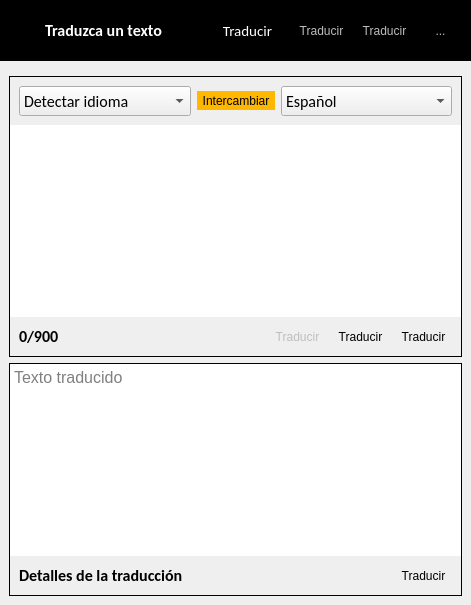
      <widget class="QWidget" name="tab_widgetPage2">
       <layout class="QGridLayout" name="gridLayout_47">
        <property name="leftMargin">
         <number>0</number>
        </property>
        <property name="topMargin">
         <number>0</number>
        </property>
        <property name="rightMargin">
         <number>0</number>
        </property>
        <property name="bottomMargin">
         <number>0</number>
        </property>
        <item row="0" column="0">
         <widget class="QWidget" name="translator_container" native="true">
          <layout class="QGridLayout" name="gridLayout_48">
           <property name="leftMargin">
            <number>0</number>
           </property>
           <property name="topMargin">
            <number>0</number>
           </property>
           <property name="rightMargin">
            <number>0</number>
           </property>
           <property name="bottomMargin">
            <number>0</number>
           </property>
           <item row="0" column="0">
            <widget class="QWidget" name="translator_toolbar" native="true">
             <property name="styleSheet">
              <string notr="true">QWidget #translator_toolbar{
background-color: black;
}</string>
             </property>
             <layout class="QGridLayout" name="gridLayout_46">
              <item row="0" column="1">
               <spacer name="horizontalSpacer_8">
                <property name="orientation">
                 <enum>Qt::Horizontal</enum>
                </property>
                <property name="sizeHint" stdset="0">
                 <size>
                  <width>40</width>
                  <height>20</height>
                 </size>
                </property>
               </spacer>
              </item>
              <item row="0" column="4">
               <widget class="QToolButton" name="search_result">
                <property name="enabled">
                 <bool>false</bool>
                </property>
                <property name="minimumSize">
                 <size>
                  <width>43</width>
                  <height>43</height>
                 </size>
                </property>
                <property name="styleSheet">
                 <string notr="true">QToolButton{
	background-color: transparent;
	border:none;
	border-radius:10px;
	padding:2px;
}

QToolButton:hover {	
	background-color: rgb(236, 146, 0);
}</string>
                </property>
                <property name="text">
                 <string>Traducir</string>
                </property>
                <property name="icon">
                 <iconset resource="qss_icons.qrc">
                  <normaloff>:/icons/icons/search.png</normaloff>:/icons/icons/search.png</iconset>
                </property>
                <property name="iconSize">
                 <size>
                  <width>35</width>
                  <height>35</height>
                 </size>
                </property>
                <property name="autoRaise">
                 <bool>true</bool>
                </property>
               </widget>
              </item>
              <item row="0" column="2">
               <widget class="QToolButton" name="send_request_translator">
                <property name="font">
                 <font>
                  <family>Calibri</family>
                  <pointsize>-1</pointsize>
                 </font>
                </property>
                <property name="styleSheet">
                 <string notr="true">QToolButton {
	font-family:Calibri;
	font-size:15px;
	color: rgb(255, 255, 255);
	border: none;
	border-radius: 8px;	
	background-color:transparent;
	padding-left: 10px;
	padding-right: 10px;
	padding-top: 5px;
	padding-bottom: 5px;
}
QToolButton:hover {	
	background-color: rgb(236, 146, 0);
}</string>
                </property>
                <property name="text">
                 <string>Traducir</string>
                </property>
                <property name="icon">
                 <iconset resource="qss_icons.qrc">
                  <normaloff>:/icons/icons/send.png</normaloff>:/icons/icons/send.png</iconset>
                </property>
                <property name="toolButtonStyle">
                 <enum>Qt::ToolButtonTextBesideIcon</enum>
                </property>
                <property name="autoRaise">
                 <bool>true</bool>
                </property>
                <property name="arrowType">
                 <enum>Qt::NoArrow</enum>
                </property>
               </widget>
              </item>
              <item row="0" column="3">
               <widget class="QToolButton" name="save_translation">
                <property name="enabled">
                 <bool>false</bool>
                </property>
                <property name="minimumSize">
                 <size>
                  <width>43</width>
                  <height>43</height>
                 </size>
                </property>
                <property name="styleSheet">
                 <string notr="true">QToolButton{
	background-color: transparent;
	border:none;
	border-radius:10px;
	padding:2px;
}

QToolButton:hover {	
	background-color: rgb(236, 146, 0);
}</string>
                </property>
                <property name="text">
                 <string>Traducir</string>
                </property>
                <property name="icon">
                 <iconset resource="qss_icons.qrc">
                  <normaloff>:/icons/icons/download.png</normaloff>:/icons/icons/download.png</iconset>
                </property>
                <property name="iconSize">
                 <size>
                  <width>24</width>
                  <height>24</height>
                 </size>
                </property>
                <property name="autoRaise">
                 <bool>true</bool>
                </property>
               </widget>
              </item>
              <item row="0" column="0">
               <widget class="QWidget" name="waiting_widget_versicle_2" native="true">
                <property name="minimumSize">
                 <size>
                  <width>10</width>
                  <height>10</height>
                 </size>
                </property>
                <layout class="QGridLayout" name="waiting_Layout_3">
                 <property name="sizeConstraint">
                  <enum>QLayout::SetFixedSize</enum>
                 </property>
                 <property name="leftMargin">
                  <number>0</number>
                 </property>
                 <property name="topMargin">
                  <number>0</number>
                 </property>
                 <property name="rightMargin">
                  <number>0</number>
                 </property>
                 <property name="bottomMargin">
                  <number>0</number>
                 </property>
                 <item row="0" column="0">
                  <widget class="QLabel" name="translator_status_icon">
                   <property name="minimumSize">
                    <size>
                     <width>30</width>
                     <height>30</height>
                    </size>
                   </property>
                   <property name="maximumSize">
                    <size>
                     <width>30</width>
                     <height>30</height>
                    </size>
                   </property>
                   <property name="text">
                    <string/>
                   </property>
                   <property name="pixmap">
                    <pixmap resource="qss_icons.qrc">:/icons/icons/google_translate.png</pixmap>
                   </property>
                   <property name="scaledContents">
                    <bool>true</bool>
                   </property>
                   <property name="alignment">
                    <set>Qt::AlignCenter</set>
                   </property>
                  </widget>
                 </item>
                 <item row="0" column="1">
                  <widget class="QLabel" name="translator_status_lbl">
                   <property name="font">
                    <font>
                     <family>Calibri</family>
                     <pointsize>12</pointsize>
                     <weight>75</weight>
                     <bold>true</bold>
                    </font>
                   </property>
                   <property name="styleSheet">
                    <string notr="true">color: rgb(255, 255, 255);</string>
                   </property>
                   <property name="text">
                    <string>Traduzca un texto</string>
                   </property>
                  </widget>
                 </item>
                </layout>
               </widget>
              </item>
              <item row="0" column="5">
               <widget class="QToolButton" name="translator_history">
                <property name="enabled">
                 <bool>false</bool>
                </property>
                <property name="minimumSize">
                 <size>
                  <width>43</width>
                  <height>43</height>
                 </size>
                </property>
                <property name="styleSheet">
                 <string notr="true">QToolButton{
	background-color: transparent;
	border:none;
	border-radius:10px;
	padding:2px;
}

QToolButton:hover {	
	background-color: rgb(236, 146, 0);
}</string>
                </property>
                <property name="text">
                 <string>...</string>
                </property>
                <property name="icon">
                 <iconset resource="qss_icons.qrc">
                  <normaloff>:/icons/icons/history.png</normaloff>:/icons/icons/history.png</iconset>
                </property>
                <property name="iconSize">
                 <size>
                  <width>24</width>
                  <height>24</height>
                 </size>
                </property>
               </widget>
              </item>
             </layout>
            </widget>
           </item>
           <item row="1" column="0">
            <widget class="QWidget" name="widget_2" native="true">
             <layout class="QGridLayout" name="gridLayout_4">
              <item row="0" column="0">
               <widget class="QFrame" name="main_container_translator">
                <property name="styleSheet">
                 <string notr="true">QFrame #main_container_translator{
	border-radius:10px;
	border:1px solid  rgb(166, 166, 166);
	background-color: rgb(231, 231, 231);
}</string>
                </property>
                <property name="frameShape">
                 <enum>QFrame::Panel</enum>
                </property>
                <layout class="QGridLayout" name="gridLayout_5">
                 <property name="leftMargin">
                  <number>0</number>
                 </property>
                 <property name="topMargin">
                  <number>0</number>
                 </property>
                 <property name="rightMargin">
                  <number>0</number>
                 </property>
                 <property name="bottomMargin">
                  <number>0</number>
                 </property>
                 <property name="spacing">
                  <number>0</number>
                 </property>
                 <item row="0" column="0" colspan="2">
                  <widget class="QWidget" name="widget_4" native="true">
                   <layout class="QGridLayout" name="gridLayout_7">
                    <item row="0" column="0">
                     <widget class="QComboBox" name="from_lang">
                      <property name="minimumSize">
                       <size>
                        <width>0</width>
                        <height>30</height>
                       </size>
                      </property>
                      <property name="font">
                       <font>
                        <family>Calibri</family>
                        <pointsize>12</pointsize>
                       </font>
                      </property>
                      <item>
                       <property name="text">
                        <string>Detectar idioma</string>
                       </property>
                      </item>
                     </widget>
                    </item>
                    <item row="0" column="1">
                     <widget class="QToolButton" name="interchange_lang">
                      <property name="toolTip">
                       <string>Intercambiar idiomas</string>
                      </property>
                      <property name="styleSheet">
                       <string notr="true">QToolButton {
	border: none;
	border-radius:17px;	
	padding:1px;
	background-color: rgb(255, 183, 0);
	align-content: center;
}
QToolButton:hover {	
	background-color: rgb(236, 146, 0);
}</string>
                      </property>
                      <property name="text">
                       <string>Intercambiar</string>
                      </property>
                      <property name="icon">
                       <iconset resource="qss_icons.qrc">
                        <normaloff>:/icons/icons/interchange_arrows.png</normaloff>:/icons/icons/interchange_arrows.png</iconset>
                      </property>
                      <property name="iconSize">
                       <size>
                        <width>30</width>
                        <height>30</height>
                       </size>
                      </property>
                      <property name="autoRaise">
                       <bool>true</bool>
                      </property>
                     </widget>
                    </item>
                    <item row="0" column="2">
                     <widget class="QComboBox" name="to_lang">
                      <property name="minimumSize">
                       <size>
                        <width>0</width>
                        <height>30</height>
                       </size>
                      </property>
                      <property name="font">
                       <font>
                        <family>Calibri</family>
                        <pointsize>12</pointsize>
                       </font>
                      </property>
                      <item>
                       <property name="text">
                        <string>Español</string>
                       </property>
                      </item>
                     </widget>
                    </item>
                   </layout>
                  </widget>
                 </item>
                 <item row="1" column="0" colspan="2">
                  <widget class="QPlainTextEdit" name="text_to_translate">
                   <property name="font">
                    <font>
                     <pointsize>12</pointsize>
                    </font>
                   </property>
                   <property name="inputMethodHints">
                    <set>Qt::ImhMultiLine</set>
                   </property>
                   <property name="frameShape">
                    <enum>QFrame::NoFrame</enum>
                   </property>
                   <property name="plainText">
                    <string/>
                   </property>
                   <property name="backgroundVisible">
                    <bool>false</bool>
                   </property>
                   <property name="centerOnScroll">
                    <bool>false</bool>
                   </property>
                   <property name="placeholderText">
                    <string>Solo puede escribir 900 caracteres</string>
                   </property>
                  </widget>
                 </item>
                 <item row="2" column="0" colspan="2">
                  <widget class="QWidget" name="widget_3" native="true">
                   <layout class="QGridLayout" name="gridLayout_8">
                    <item row="0" column="0">
                     <widget class="QLabel" name="char_count">
                      <property name="font">
                       <font>
                        <family>Calibri</family>
                        <pointsize>12</pointsize>
                        <weight>75</weight>
                        <bold>true</bold>
                       </font>
                      </property>
                      <property name="text">
                       <string>0/900</string>
                      </property>
                     </widget>
                    </item>
                    <item row="0" column="1">
                     <spacer name="horizontalSpacer_4">
                      <property name="orientation">
                       <enum>Qt::Horizontal</enum>
                      </property>
                      <property name="sizeHint" stdset="0">
                       <size>
                        <width>40</width>
                        <height>20</height>
                       </size>
                      </property>
                     </spacer>
                    </item>
                    <item row="0" column="2">
                     <widget class="QToolButton" name="translate_info">
                      <property name="enabled">
                       <bool>false</bool>
                      </property>
                      <property name="toolTip">
                       <string>Copiar texto a traducir</string>
                      </property>
                      <property name="styleSheet">
                       <string notr="true">QToolButton{
	background-color: transparent;
	border:none;
	border-radius:2px;
	padding:2px;
}

QToolButton:hover {	
	background-color: rgb(236, 146, 0);
}</string>
                      </property>
                      <property name="text">
                       <string>Traducir</string>
                      </property>
                      <property name="icon">
                       <iconset resource="qss_icons.qrc">
                        <normaloff>:/icons/icons/info_black.png</normaloff>:/icons/icons/info_black.png</iconset>
                      </property>
                      <property name="iconSize">
                       <size>
                        <width>24</width>
                        <height>24</height>
                       </size>
                      </property>
                      <property name="autoRaise">
                       <bool>true</bool>
                      </property>
                     </widget>
                    </item>
                    <item row="0" column="3">
                     <widget class="QToolButton" name="copy_translate">
                      <property name="toolTip">
                       <string>Copiar texto a traducir</string>
                      </property>
                      <property name="styleSheet">
                       <string notr="true">QToolButton{
	background-color: transparent;
	border:none;
	border-radius:2px;
	padding:2px;
}

QToolButton:hover {	
	background-color: rgb(236, 146, 0);
}</string>
                      </property>
                      <property name="text">
                       <string>Traducir</string>
                      </property>
                      <property name="icon">
                       <iconset resource="qss_icons.qrc">
                        <normaloff>:/icons/icons/copy_back.png</normaloff>:/icons/icons/copy_back.png</iconset>
                      </property>
                      <property name="iconSize">
                       <size>
                        <width>24</width>
                        <height>24</height>
                       </size>
                      </property>
                      <property name="autoRaise">
                       <bool>true</bool>
                      </property>
                     </widget>
                    </item>
                    <item row="0" column="4">
                     <widget class="QToolButton" name="delete_to_translate_text">
                      <property name="toolTip">
                       <string>Eliminar texto a traducir</string>
                      </property>
                      <property name="styleSheet">
                       <string notr="true">QToolButton{
	background-color: transparent;
	border:none;
	border-radius:2px;
	padding:2px;
}

QToolButton:hover {	
	background-color: rgb(236, 146, 0);
}</string>
                      </property>
                      <property name="text">
                       <string>Traducir</string>
                      </property>
                      <property name="icon">
                       <iconset resource="qss_icons.qrc">
                        <normaloff>:/icons/icons/delete_black.png</normaloff>:/icons/icons/delete_black.png</iconset>
                      </property>
                      <property name="iconSize">
                       <size>
                        <width>24</width>
                        <height>24</height>
                       </size>
                      </property>
                      <property name="autoRaise">
                       <bool>true</bool>
                      </property>
                     </widget>
                    </item>
                   </layout>
                  </widget>
                 </item>
                </layout>
               </widget>
              </item>
              <item row="1" column="0">
               <widget class="QFrame" name="translated_container">
                <property name="styleSheet">
                 <string notr="true">QFrame #translated_container{
	border-radius:10px;
	border:1px solid  rgb(166, 166, 166);
	background-color: rgb(231, 231, 231);
}</string>
                </property>
                <property name="frameShape">
                 <enum>QFrame::Panel</enum>
                </property>
                <layout class="QGridLayout" name="gridLayout_6">
                 <property name="leftMargin">
                  <number>0</number>
                 </property>
                 <property name="topMargin">
                  <number>0</number>
                 </property>
                 <property name="rightMargin">
                  <number>0</number>
                 </property>
                 <property name="bottomMargin">
                  <number>0</number>
                 </property>
                 <property name="spacing">
                  <number>0</number>
                 </property>
                 <item row="0" column="0">
                  <widget class="QPlainTextEdit" name="translated_text">
                   <property name="font">
                    <font>
                     <pointsize>12</pointsize>
                    </font>
                   </property>
                   <property name="styleSheet">
                    <string notr="true">border-top-left-radius: 10px;
border-top-right-radius: 10px;</string>
                   </property>
                   <property name="inputMethodHints">
                    <set>Qt::ImhMultiLine</set>
                   </property>
                   <property name="frameShape">
                    <enum>QFrame::NoFrame</enum>
                   </property>
                   <property name="readOnly">
                    <bool>true</bool>
                   </property>
                   <property name="backgroundVisible">
                    <bool>false</bool>
                   </property>
                   <property name="centerOnScroll">
                    <bool>false</bool>
                   </property>
                   <property name="placeholderText">
                    <string>Texto traducido</string>
                   </property>
                  </widget>
                 </item>
                 <item row="1" column="0" colspan="2">
                  <widget class="QWidget" name="widget_11" native="true">
                   <layout class="QGridLayout" name="gridLayout_49">
                    <item row="0" column="1">
                     <spacer name="horizontalSpacer_9">
                      <property name="orientation">
                       <enum>Qt::Horizontal</enum>
                      </property>
                      <property name="sizeHint" stdset="0">
                       <size>
                        <width>40</width>
                        <height>20</height>
                       </size>
                      </property>
                     </spacer>
                    </item>
                    <item row="0" column="0">
                     <widget class="QLabel" name="translate_details">
                      <property name="font">
                       <font>
                        <family>Calibri</family>
                        <pointsize>12</pointsize>
                        <weight>75</weight>
                        <bold>true</bold>
                       </font>
                      </property>
                      <property name="text">
                       <string>Detalles de la traducción</string>
                      </property>
                     </widget>
                    </item>
                    <item row="0" column="2">
                     <widget class="QToolButton" name="copy_translated_text">
                      <property name="toolTip">
                       <string>Copiar texto traducido</string>
                      </property>
                      <property name="styleSheet">
                       <string notr="true">QToolButton{
	background-color: transparent;
	border:none;
	border-radius:2px;
	padding:2px;
}

QToolButton:hover {	
	background-color: rgb(236, 146, 0);
}</string>
                      </property>
                      <property name="text">
                       <string>Traducir</string>
                      </property>
                      <property name="icon">
                       <iconset resource="qss_icons.qrc">
                        <normaloff>:/icons/icons/copy_back.png</normaloff>:/icons/icons/copy_back.png</iconset>
                      </property>
                      <property name="iconSize">
                       <size>
                        <width>24</width>
                        <height>24</height>
                       </size>
                      </property>
                      <property name="autoRaise">
                       <bool>true</bool>
                      </property>
                     </widget>
                    </item>
                   </layout>
                  </widget>
                 </item>
                </layout>
               </widget>
              </item>
             </layout>
            </widget>
           </item>
          </layout>
         </widget>
        </item>
       </layout>
      </widget>
